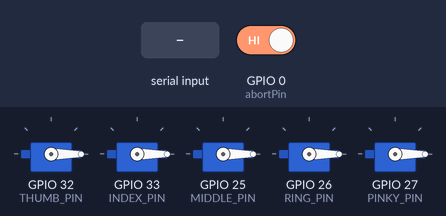
The sketch below on a simulated ESP32. Shown: 5 × servo. The inputs (shaded band) are chosen by the test bench; at power-on: GPIO 0 (abortPin) HIGH. What the sketch prints to the serial monitor is not drawn.

Above: at 1.2 s.
1.3 s: "T\n" received over Serial
At 1.7 s:
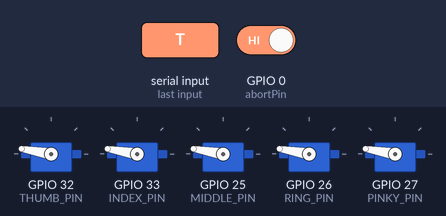
2.8 s: GPIO 0 (abortPin) driven LOW
Timing chart, 0 to 5.8 s (numbered marks = the images above; inputs shaded):
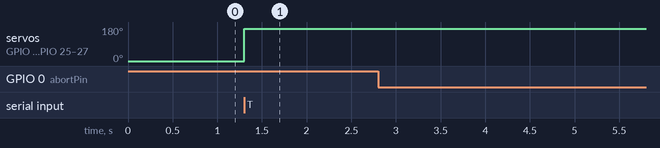

Measured:
- after the input at 1.3 s, servo on GPIO 32 (THUMB_PIN), servo on GPIO 33 (INDEX_PIN), servo on GPIO 25 (MIDDLE_PIN), servo on GPIO 26 (RING_PIN), servo on GPIO 27 (PINKY_PIN): 0° → 170° at once
- after the input at 2.8 s, every drawn part: stays the same

The sketch:

robotHand.ino
```cpp
#include <ESP32Servo.h>

// ======= QUICK SERVO ENABLES =======
#define USE_THUMB   true
#define USE_INDEX   true
#define USE_MIDDLE  true
#define USE_RING    true
#define USE_PINKY   true
// ===================================


const int abortPin = 0;     // BOOT button on ESP32 DevKit V1
const int step = 10;

// Create servo objects
Servo thumbServo;
Servo indexServo;
Servo middleServo;
Servo ringServo;
Servo pinkyServo;

// Pin assignments
const int THUMB_PIN = 32;
const int INDEX_PIN = 33;
const int MIDDLE_PIN = 25;
const int RING_PIN = 26;
const int PINKY_PIN = 27;

// Status strings
String thumbStatus = "";
String indexStatus = "";
String middleStatus = "";
String ringStatus = "";
String pinkyStatus = "";

void setup() {
  Serial.begin(9600);

  // Attach only the enabled servos
  if (USE_THUMB)  thumbServo.attach(THUMB_PIN);
  if (USE_INDEX)  indexServo.attach(INDEX_PIN);
  if (USE_MIDDLE) middleServo.attach(MIDDLE_PIN);
  if (USE_RING)   ringServo.attach(RING_PIN);
  if (USE_PINKY)  pinkyServo.attach(PINKY_PIN);

  // Initialize to open
  if (USE_THUMB)  thumbServo.write(0);
  if (USE_INDEX)  indexServo.write(0);
  if (USE_MIDDLE) middleServo.write(0);
  if (USE_RING)   ringServo.write(0);
  if (USE_PINKY)  pinkyServo.write(0);
}

void loop() {
  if (digitalRead(abortPin) == LOW) abortNow();
  if (Serial.available() > 0) {
    String data = Serial.readStringUntil('\n');

    // Parse format: T:status,I:status,M:status,R:status,P:status
    parseStatuses(data);

    // Convert to servo angles
    if (USE_THUMB)  thumbServo.write(getAngle(thumbStatus));
    if (USE_INDEX)  indexServo.write(getAngle(indexStatus));
    if (USE_MIDDLE) middleServo.write(getAngle(middleStatus));
    if (USE_RING)   ringServo.write(getAngle(ringStatus));
    if (USE_PINKY)  pinkyServo.write(getAngle(pinkyStatus));
  }
}

void abortNow() {
  Serial.println("ABORT PRESSED — stopping servos.");
  if (USE_THUMB)  thumbServo.detach();
  if (USE_INDEX)  indexServo.detach();
  if (USE_MIDDLE) middleServo.detach();
  if (USE_RING)   ringServo.detach();
  if (USE_PINKY)  pinkyServo.detach();
  while (true) delay(100);
}

void parseStatuses(String data) {
  int startIdx = 0;
  int commaIdx = 0;

  while (commaIdx != -1) {
    commaIdx = data.indexOf(',', startIdx);
    String segment = (commaIdx == -1) ? data.substring(startIdx) : data.substring(startIdx, commaIdx);

    int colonIdx = segment.indexOf(':');
    if (colonIdx != -1) {
      String finger = segment.substring(0, colonIdx);
      String status = segment.substring(colonIdx + 1);

      if (finger == "T") thumbStatus = status;
      else if (finger == "I") indexStatus = status;
      else if (finger == "M") middleStatus = status;
      else if (finger == "R") ringStatus = status;
      else if (finger == "P") pinkyStatus = status;
    }

    startIdx = commaIdx + 1;
  }
}

int getAngle(String status) {
  if (status == "Straight" || status == "Not Swept") {
    return 0;
  }
  else if (status == "Half Bent" || status == "Half Swept") {
    return 90;
  }
  else {
    return 170;
  }
}
```
